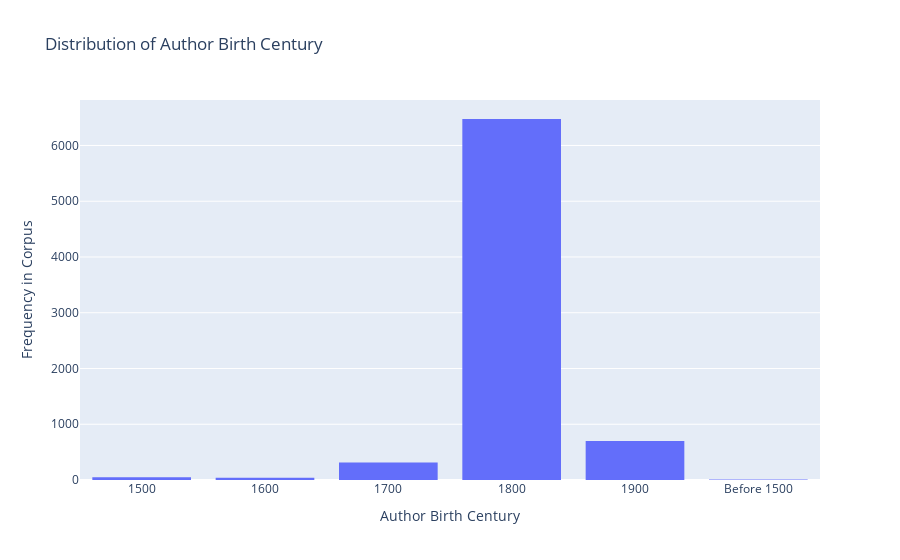

Notebook code cell kept with this figure:
### Code cell
# plot out corpus by century 
fig = px.histogram(data_frame = english_fiction_metadata, x="Author Birth Century", title='Distribution of Author Birth Century').update_layout(yaxis_title="Frequency in Corpus")
fig.show()

### Figure 1 — Plotly figure (JSON) as saved in the notebook; plotly's stock layout.template omitted (floating-point values rounded to 4 significant figures; data arrays with more than 128 entries replaced by an {"elided": "..."} marker saying what was removed)
{"data": [{"alignmentgroup": "True", "bingroup": "x", "hovertemplate": "Author Birth Century=%{x}<br>count=%{y}<extra></extra>", "legendgroup": "", "marker": {"color": "#636efa"}, "name": "", "offsetgroup": "", "orientation": "v", "showlegend": false, "type": "histogram", "x": {"elided": "7588 str values"}, "xaxis": "x", "yaxis": "y"}], "layout": {"barmode": "relative", "legend": {"tracegroupgap": 0}, "title": {"text": "Distribution of Author Birth Century"}, "xaxis": {"anchor": "y", "domain": [0, 1], "title": {"text": "Author Birth Century"}}, "yaxis": {"anchor": "x", "domain": [0, 1], "title": {"text": "Frequency in Corpus"}}}}
